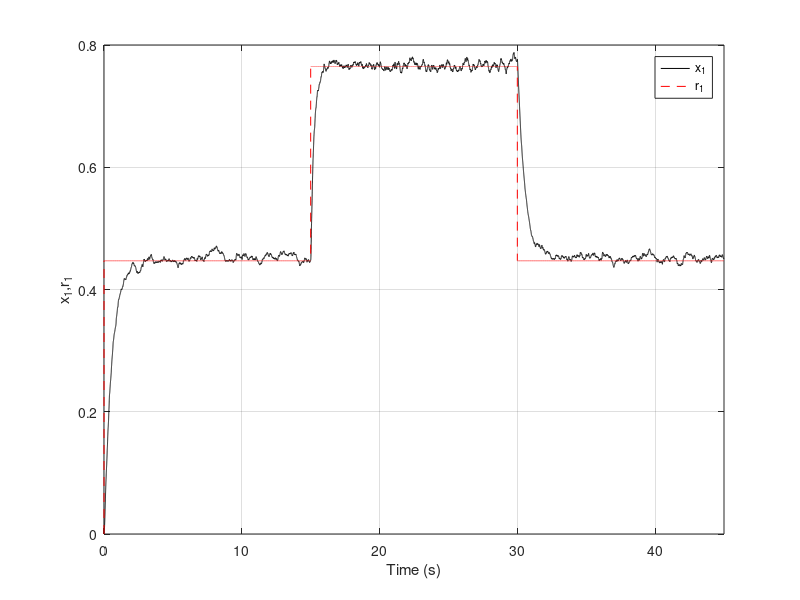
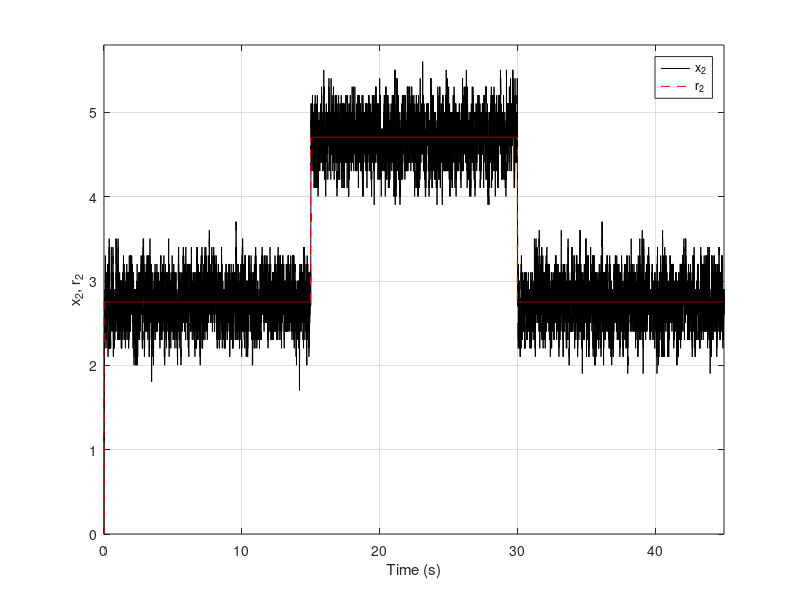

Write the MATLAB code that produced these figures, in order. (Note: this script raises an error after producing the figures.)
x(1)=0.;
t(1)=0;
y(1)=0.;
n=45000;
tmax=45;
dt=tmax/n;
Q=10;
R=0.01;
m(1)=1;
alpha=1;
betta=100;
lambda=0.3;
gamma=20;
B=1;
Da=0.072;
r1(1)=0.;
r2(1)=0.;
e1(1)=x(1)-r1(1);
e2(1)=y(1)-r2(1);
u(1)=0;
programCount = 1;
x_sum = zeros(1, n);
y_sum = zeros(1, n);
% ==========================
diary("matlab_output.log")
for j=1:programCount,
x(1)=0; y(1)=0; t(1)=0; e1(1)=0; e2(1)=0; m(1)=1;
tic
for i=1:n-1,

m(i+1)=m(i)+1;

std = 1;
epsilon = std * randn();

g1(i)=0;
g2(i)=lambda;

f1(i)=x(i)+dt*(-alpha*x(i)+Da*(1-x(i))*exp(y(i)/(1+y(i)/gamma)));
f2(i)=y(i)+dt*(-alpha*y(i)+B*Da*(1-x(i))*exp(y(i)/(1+y(i)/gamma)));


t(i+1)=t(i)+dt;

   if 0<=t(i+1) & t(i+1)<=15
    r1(i+1)=0.4472;
    elseif 15<t(i+1) & t(i+1)<30
    r1(i+1)=0.7646;
    elseif 30<=t(i+1) & t(i+1)<tmax
    r1(i+1)=0.4472;
    end

   if 0<=t(i+1) & t(i+1)<=15
    r2(i+1)=2.752;
    elseif 15<t(i+1) & t(i+1)<30
    r2(i+1)=4.7052;
    elseif 30<=t(i+1) & t(i+1)<tmax
    r2(i+1)=2.752;
   end

if (y(i)-r2(i) + epsilon)>0
S(i)=1;
elseif (y(i)-r2(i) + epsilon)<0
S(i)=-1;
else
S(i)=0;
end

u1(i)=0;
u2(i)=-1/g2(i)*(-betta*S(i)+r2(i+1)-r2(i)-f2(i));

x(i+1)=f1(i);
y(i+1)=y(i)+dt*(-betta*S(i)+r2(i+1)-r2(i)) ;

%x(i+1)=r1(i+1);
%y(i+1)=r2(i+1);

e1(i+1)=x(i+1)-r1(i+1);
e2(i+1)=y(i+1)-r2(i+1);

end;
x_sum = x_sum + x;
y_sum = y_sum + y;
toc
end;
diary off;
x_avg = x_sum / programCount;
y_avg = y_sum / programCount;
figure(1)
plot(t,x_avg,'k-',t,r1,'r--')
axis([0 tmax 0 0.8])
legend('x_1','r_1')
grid
ylabel('x_1,r_1')
xlabel('Time (s)')

figure(2)
plot(t,y_avg,'k-',t,r2,'r--')
axis([0 tmax 0 5.8])
ylabel('x_2, r_2')
legend('x_2','r_2')
xlabel('Time (s)')
grid

exportgraphics(figure(1), '/Users/Apple/work/tracking-control-network/research-vault/Research Journal/Paper/figures/images/matlab_fig2a_attacked_tracking_x1_r1.png', 'Resolution', 300);
exportgraphics(figure(2), '/Users/Apple/work/tracking-control-network/research-vault/Research Journal/Paper/figures/images/matlab_fig2a_attacked_tracking_x2_r2.png', 'Resolution', 300);
writematrix([t', x_avg', y_avg', r1', r2', e1', e2'], 'cstr_state_tracking_attacked_reference.csv');
clear all;
